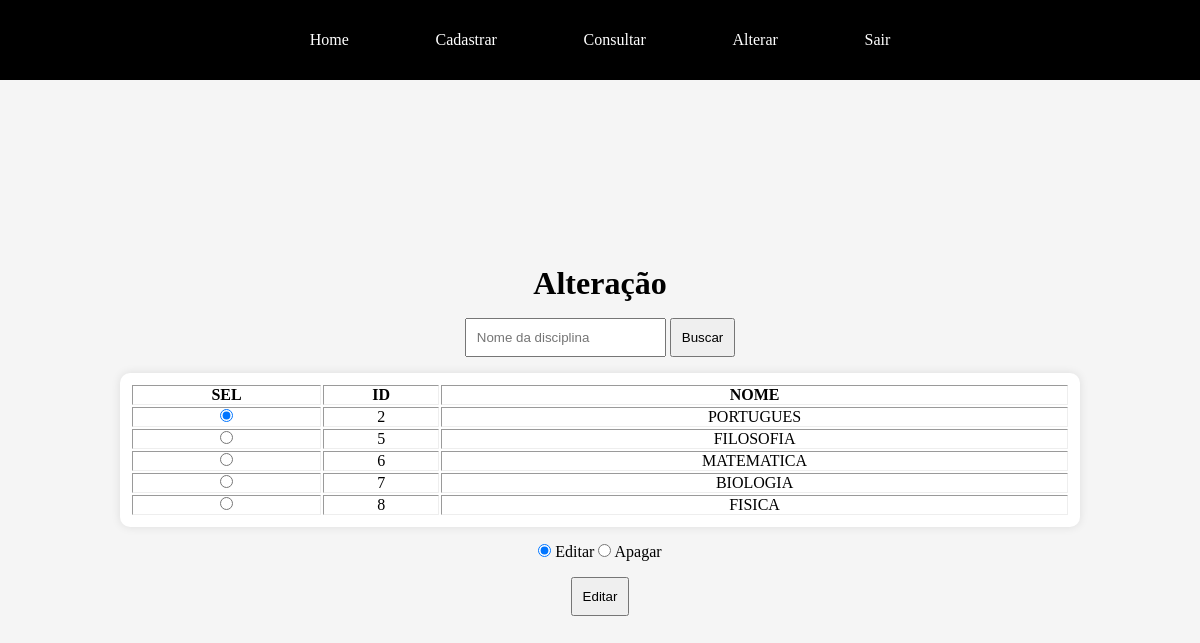
Screenshot of /site/acess/adm/alteracao/disc/alterar.php with the database file from the repository.
### tables this page shows
CREATE TABLE `disciplina` (
  `id` int(11) NOT NULL,
  `nome` varchar(60) NOT NULL
);

### site/acess/adm/alteracao/disc/alterar.php (the view, shortened to what this page needs)
<!DOCTYPE html>
<html lang="pt-BR">
<head>
  <link rel="stylesheet" href="../../../../css/acess/consulta.css">
  <?php
    require "../../../../conexao.php";
    $sql = "SELECT * FROM disciplina";
    $result = mysqli_query($conn, $sql);
  ?>
</head>
<body>
  <header>
    <nav class="menu">
      <a href="../../home.php" class="menu-item"><span>Home</span></a>
      <a href="../../cadastrar.php" class="menu-item"><span>Cadastrar</span></a>
      <a href="../../consultar.php" class="menu-item"><span>Consultar</span></a>
      <a href="../../alterar.php" class="menu-item"><span>Alterar</span></a>
      <a href="../../../../index.php" class="menu-item"><span>Sair</span></a>
    </nav>
  </header>
  <main>
    <h1>Alteração</h1>
    <form action="busca.php" method="post">
      <input type="text" name="nome" placeholder="Nome da disciplina" required>
      <button type="submit">Buscar</button>
    </form>
    <form action="validacao.php" method="post" class="form">
      <table border="1px" class='lista'>
        <thead>
          <th>SEL</th>
          <th>ID</th>
          <th>NOME</th>
        </thead>
        <tbody>
          <?php
            $c = 0;
            while ($row = mysqli_fetch_assoc($result)) {
              if ($c == 0) {
                echo "<tr>
                  <td><input type='radio' value='{$row['nome']}' name='disc' checked></td>
                  <td>{$row['id']}</td>
                  <td>{$row['nome']}</td>
                </tr>";
                $c = 1;
              } else {
                echo "<tr>
                  <td><input type='radio' value='{$row['nome']}' name='disc'></td>
                  <td>{$row['id']}</td>
                  <td>{$row['nome']}</td>
                </tr>";
              }
            }
          ?>
        </tbody>
      </table>
      <div class="radios">
        <input type="radio" name="alt" value='editar' checked onclick="mudar()">
        <span>Editar</span>
        <input type="radio" name="alt" value='apagar' onclick='mudar()'>
        <span>Apagar</span>
      </div>
      <button type='submit' id='btn'>Editar</button>
    </form>
  </main>
</body>
</html>

### site/css/acess/consulta.css (style rules this page uses)
main { display: flex; justify-content: center; align-items: center; width: 100%; height: calc(100vh - 80px); flex-direction: column; gap: 1rem; text-align: center; background-color: whitesmoke; position: relative; overflow-y: scroll; }
input { padding: 10px; }
button { padding: 10px; cursor: pointer; }
.lista { border: none; padding: 10px; background-color: white; box-shadow: 0 0 10px rgba(0,0,0,0.1); width: 80%; border-radius: 10px; }
.form { display: flex; justify-content: center; align-items: center; flex-direction: column; width: 100%; gap: 1rem; }

### site/css/acess/header.css (style rules this page uses)
* { margin: 0; padding: 0; box-sizing: border-box; text-decoration: none; }
header { width: 100%; height: 80px; background-color: black; color: white; box-shadow: 0 0 10px rgba(0,0,0,0.1); display: flex; justify-content: center; align-items: center; }
.menu { display: flex; justify-content: center; gap: 20%; }
.menu > a { color: white; position: relative; padding: 10px; }
.menu > a::after { content: ''; position: absolute; width: 0; left: 0; bottom: 0; height: 2px; background-color: white; transition: width .3s ease; }

### rows the page displays
disciplina: id "2", nome "PORTUGUES"
disciplina: id "5", nome "FILOSOFIA"
disciplina: id "6", nome "MATEMATICA"
disciplina: id "7", nome "BIOLOGIA"
disciplina: id "8", nome "FISICA"
